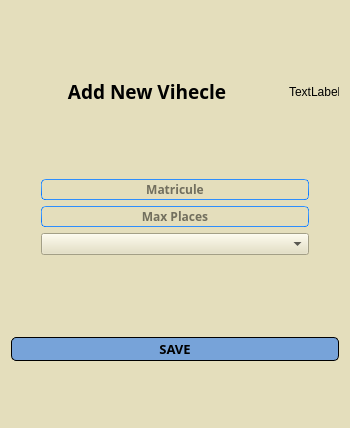
<?xml version="1.0" encoding="UTF-8"?>
<ui version="4.0">
 <class>Form</class>
 <widget class="QWidget" name="Form">
  <property name="geometry">
   <rect>
    <x>0</x>
    <y>0</y>
    <width>350</width>
    <height>428</height>
   </rect>
  </property>
  <property name="windowTitle">
   <string>Form</string>
  </property>
  <property name="styleSheet">
   <string notr="true">

QFrame#comps:hover{
	border-radius: 5px;
background-color: #d85c00;
}
QFrame#emps:hover{
	border-radius: 5px;
background-color: #d85c00;
}

QFrame#planning:hover{
	border-radius: 5px;
background-color: #d85c00;
}

QFrame#vans:hover{
	border-radius: 5px;
background-color: #d85c00;
}


QWidget {
	/*background-color:#ececec;*/
	background-color:#e4debc;
}
QTextEdit {
	border-width: 1px;
	border-style: solid;
	border-color: qlineargradient(spread:pad, x1:0.5, y1:1, x2:0.5, y2:0, stop:0 rgba(0, 113, 255, 255), stop:1 rgba(91, 171, 252, 255));
}
QPlainTextEdit {
	border-width: 1px;
	border-style: solid;
	border-color: qlineargradient(spread:pad, x1:0.5, y1:1, x2:0.5, y2:0, stop:0 rgba(0, 113, 255, 255), stop:1 rgba(91, 171, 252, 255));
}
QToolButton {
	border-style: solid;
	
	color: rgb(0,0,0);
	background-color:#3172c4;
}
QToolButton:hover{
	border-style: solid;
	
	background-color: #d85c00;
}
QToolButton:pressed{
	border-style: solid;
	border-top-color: qlineargradient(spread:pad, x1:0.5, y1:1, x2:0.5, y2:0, stop:0 rgb(215, 215, 215), stop:1 rgb(222, 222, 222));
	border-right-color: qlineargradient(spread:pad, x1:0, y1:0.5, x2:1, y2:0.5, stop:0 rgb(217, 217, 217), stop:1 rgb(227, 227, 227));
	border-left-color: qlineargradient(spread:pad, x1:0, y1:0.5, x2:1, y2:0.5, stop:0 rgb(227, 227, 227), stop:1 rgb(217, 217, 217));
	border-bottom-color: qlineargradient(spread:pad, x1:0.5, y1:1, x2:0.5, y2:0, stop:0 rgb(215, 215, 215), stop:1 rgb(222, 222, 222));
	border-width: 1px;
	border-radius: 5px;
	color: rgb(0,0,0);
	padding: 2px;
	background-color: rgb(142,142,142);
}
QPushButton{
	border-style: solid;
	
	border-width: 1px;
	border-radius: 5px;
	color: rgb(0,0,0);
	padding: 2px;
	background-color: #77a3d9;
}
QPushButton::default{
	border-style: solid;
	border-top-color: qlineargradient(spread:pad, x1:0.5, y1:1, x2:0.5, y2:0, stop:0 rgb(215, 215, 215), stop:1 rgb(222, 222, 222));
	border-right-color: qlineargradient(spread:pad, x1:0, y1:0.5, x2:1, y2:0.5, stop:0 rgb(217, 217, 217), stop:1 rgb(227, 227, 227));
	border-left-color: qlineargradient(spread:pad, x1:0, y1:0.5, x2:1, y2:0.5, stop:0 rgb(227, 227, 227), stop:1 rgb(217, 217, 217));
	border-bottom-color: qlineargradient(spread:pad, x1:0.5, y1:1, x2:0.5, y2:0, stop:0 rgb(215, 215, 215), stop:1 rgb(222, 222, 222));
	border-width: 1px;
	border-radius: 5px;
	color: rgb(0,0,0);
	padding: 2px;
	background-color: rgb(255,255,255);
}
QPushButton:hover{
	border-style: solid;

	background-color: #d85c00;
}
QPushButton:pressed{
	border-style: solid;
	border-top-color: qlineargradient(spread:pad, x1:0.5, y1:1, x2:0.5, y2:0, stop:0 rgb(215, 215, 215), stop:1 rgb(222, 222, 222));
	border-right-color: qlineargradient(spread:pad, x1:0, y1:0.5, x2:1, y2:0.5, stop:0 rgb(217, 217, 217), stop:1 rgb(227, 227, 227));
	border-left-color: qlineargradient(spread:pad, x1:0, y1:0.5, x2:1, y2:0.5, stop:0 rgb(227, 227, 227), stop:1 rgb(217, 217, 217));
	border-bottom-color: qlineargradient(spread:pad, x1:0.5, y1:1, x2:0.5, y2:0, stop:0 rgb(215, 215, 215), stop:1 rgb(222, 222, 222));
	border-width: 1px;
	border-radius: 5px;
	color: rgb(0,0,0);
	padding: 2px;
	background-color: rgb(142,142,142);
}
QPushButton:disabled{
	border-style: solid;
	border-top-color: qlineargradient(spread:pad, x1:0.5, y1:1, x2:0.5, y2:0, stop:0 rgb(215, 215, 215), stop:1 rgb(222, 222, 222));
	border-right-color: qlineargradient(spread:pad, x1:0, y1:0.5, x2:1, y2:0.5, stop:0 rgb(217, 217, 217), stop:1 rgb(227, 227, 227));
	border-left-color: qlineargradient(spread:pad, x1:0, y1:0.5, x2:1, y2:0.5, stop:0 rgb(227, 227, 227), stop:1 rgb(217, 217, 217));
	border-bottom-color: qlineargradient(spread:pad, x1:0.5, y1:1, x2:0.5, y2:0, stop:0 rgb(215, 215, 215), stop:1 rgb(222, 222, 222));
	border-width: 1px;
	border-radius: 5px;
	color: #808086;
	padding: 2px;
	background-color: rgb(142,142,142);
}
QLineEdit {
	border-width: 1px; border-radius: 4px;
	border-style: solid;
	border-color: qlineargradient(spread:pad, x1:0.5, y1:1, x2:0.5, y2:0, stop:0 rgba(0, 113, 255, 255), stop:1 rgba(91, 171, 252, 255));
}
QLabel {
	color: #000000;
}
QLCDNumber {
	color: rgb(0, 113, 255, 255);
}
QProgressBar {
	text-align: center;
	color: rgb(240, 240, 240);
	border-width: 1px; 
	border-radius: 10px;
	border-color: rgb(230, 230, 230);
	border-style: solid;
	background-color:rgb(207,207,207);
}
QProgressBar::chunk {
	background-color: qlineargradient(spread:pad, x1:0.5, y1:1, x2:0.5, y2:0, stop:0 rgba(49, 147, 250, 255), stop:1 rgba(34, 142, 255, 255));
	border-radius: 10px;
}
QMenuBar {
	background-color: qlineargradient(spread:pad, x1:0.5, y1:1, x2:0.5, y2:0, stop:0 rgba(207, 209, 207, 255), stop:1 rgba(230, 229, 230, 255));
}
QMenuBar::item {
	color: #000000;
  	spacing: 3px;
  	padding: 1px 4px;
	background-color: qlineargradient(spread:pad, x1:0.5, y1:1, x2:0.5, y2:0, stop:0 rgba(207, 209, 207, 255), stop:1 rgba(230, 229, 230, 255));
}

QMenuBar::item:selected {
  	background-color: qlineargradient(spread:pad, x1:0.5, y1:1, x2:0.5, y2:0, stop:0 rgba(0, 113, 255, 255), stop:1 rgba(91, 171, 252, 255));
	color: #FFFFFF;
}
QMenu::item:selected {
	border-style: solid;
	border-top-color: transparent;
	border-right-color: transparent;
	border-left-color: qlineargradient(spread:pad, x1:0.5, y1:1, x2:0.5, y2:0, stop:0 rgba(0, 113, 255, 255), stop:1 rgba(91, 171, 252, 255));
	border-bottom-color: transparent;
	border-left-width: 2px;
	color: #000000;
	padding-left:15px;
	padding-top:4px;
	padding-bottom:4px;
	padding-right:7px;
}
QMenu::item {
	border-style: solid;
	border-top-color: transparent;
	border-right-color: transparent;
	border-left-color: transparent;
	border-bottom-color: transparent;
	border-bottom-width: 1px;
	color: #000000;
	padding-left:17px;
	padding-top:4px;
	padding-bottom:4px;
	padding-right:7px;
}
QTabWidget {
	color:rgb(0,0,0);
	background-color:#000000;
}
QTabWidget::pane {
		border-color: rgb(223,223,223);
		background-color:rgb(226,226,226);
		border-style: solid;
		border-width: 2px;
    	border-radius: 6px;
}
QTabBar::tab:first {
	border-style: solid;
	border-left-width:1px;
	border-right-width:0px;
	border-top-width:1px;
	border-bottom-width:1px;
	border-top-color: rgb(209,209,209);
	border-left-color: qlineargradient(spread:pad, x1:0.5, y1:1, x2:0.5, y2:0, stop:0 rgba(209, 209, 209, 209), stop:1 rgba(229, 229, 229, 229));
	border-bottom-color: rgb(229,229,229);
	border-top-left-radius: 4px;
	border-bottom-left-radius: 4px;
	color: #000000;
	padding: 3px;
	margin-left:0px;
	background-color: qlineargradient(spread:pad, x1:0.5, y1:1, x2:0.5, y2:0, stop:0 rgba(247, 247, 247, 255), stop:1 rgba(255, 255, 255, 255));
}
QTabBar::tab:last {
	border-style: solid;
	border-width:1px;
	border-top-color: rgb(209,209,209);
	border-left-color: qlineargradient(spread:pad, x1:0.5, y1:1, x2:0.5, y2:0, stop:0 rgba(209, 209, 209, 209), stop:1 rgba(229, 229, 229, 229));
	border-right-color: qlineargradient(spread:pad, x1:0.5, y1:1, x2:0.5, y2:0, stop:0 rgba(209, 209, 209, 209), stop:1 rgba(229, 229, 229, 229));
	border-bottom-color: rgb(229,229,229);
	border-top-right-radius: 4px;
	border-bottom-right-radius: 4px;
	color: #000000;
	padding: 3px;
	margin-left:0px;
	background-color: qlineargradient(spread:pad, x1:0.5, y1:1, x2:0.5, y2:0, stop:0 rgba(247, 247, 247, 255), stop:1 rgba(255, 255, 255, 255));
}
QTabBar::tab {
	border-style: solid;
	border-top-width:1px;
	border-bottom-width:1px;
	border-left-width:1px;
	border-top-color: rgb(209,209,209);
	border-left-color: qlineargradient(spread:pad, x1:0.5, y1:1, x2:0.5, y2:0, stop:0 rgba(209, 209, 209, 209), stop:1 rgba(229, 229, 229, 229));
	border-bottom-color: rgb(229,229,229);
	color: #000000;
	padding: 3px;
	margin-left:0px;
	background-color: qlineargradient(spread:pad, x1:0.5, y1:1, x2:0.5, y2:0, stop:0 rgba(247, 247, 247, 255), stop:1 rgba(255, 255, 255, 255));
}
QTabBar::tab:selected, QTabBar::tab:last:selected, QTabBar::tab:hover {
  	border-style: solid;
  	border-left-width:1px;
	border-right-color: transparent;
	border-top-color: rgb(209,209,209);
	border-left-color: qlineargradient(spread:pad, x1:0.5, y1:1, x2:0.5, y2:0, stop:0 rgba(209, 209, 209, 209), stop:1 rgba(229, 229, 229, 229));
	border-bottom-color: rgb(229,229,229);
	color: #FFFFFF;
	padding: 3px;
	margin-left:0px;
	background-color: qlineargradient(spread:pad, x1:0.5, y1:1, x2:0.5, y2:0, stop:0 rgba(0, 113, 255, 255), stop:1 rgba(91, 171, 252, 255));
}

QTabBar::tab:selected, QTabBar::tab:first:selected, QTabBar::tab:hover {
  	border-style: solid;
  	border-left-width:1px;
  	border-bottom-width:1px;
  	border-top-width:1px;
	border-right-color: transparent;
	border-top-color: rgb(209,209,209);
	border-left-color: qlineargradient(spread:pad, x1:0.5, y1:1, x2:0.5, y2:0, stop:0 rgba(209, 209, 209, 209), stop:1 rgba(229, 229, 229, 229));
	border-bottom-color: rgb(229,229,229);
	color: #FFFFFF;
	padding: 3px;
	margin-left:0px;
	background-color: qlineargradient(spread:pad, x1:0.5, y1:1, x2:0.5, y2:0, stop:0 rgba(0, 113, 255, 255), stop:1 rgba(91, 171, 252, 255));
}

QCheckBox {
	color: #000000;
	padding: 2px;
}
QCheckBox:disabled {
	color: #808086;
	padding: 2px;
}

QCheckBox:hover {
	border-radius:4px;
	border-style:solid;
	padding-left: 1px;
	padding-right: 1px;
	padding-bottom: 1px;
	padding-top: 1px;
	border-width:1px;
	border-color: transparent;
}
QCheckBox::indicator:checked {

	height: 10px;
	width: 10px;
	border-style:solid;
	border-width: 1px;
	border-color: qlineargradient(spread:pad, x1:0.5, y1:1, x2:0.5, y2:0, stop:0 rgba(0, 113, 255, 255), stop:1 rgba(91, 171, 252, 255));
	color: #000000;
	background-color: qlineargradient(spread:pad, x1:0.5, y1:1, x2:0.5, y2:0, stop:0 rgba(0, 113, 255, 255), stop:1 rgba(91, 171, 252, 255));
}
QCheckBox::indicator:unchecked {

	height: 10px;
	width: 10px;
	border-style:solid;
	border-width: 1px;
	border-color: qlineargradient(spread:pad, x1:0.5, y1:1, x2:0.5, y2:0, stop:0 rgba(0, 113, 255, 255), stop:1 rgba(91, 171, 252, 255));
	color: #000000;
}
QRadioButton {
	color: 000000;
	padding: 1px;
}
QRadioButton::indicator:checked {
	height: 10px;
	width: 10px;
	border-style:solid;
	border-radius:5px;
	border-width: 1px;
	border-color: qlineargradient(spread:pad, x1:0.5, y1:1, x2:0.5, y2:0, stop:0 rgba(0, 113, 255, 255), stop:1 rgba(91, 171, 252, 255));
	color: #a9b7c6;
	background-color: qlineargradient(spread:pad, x1:0.5, y1:1, x2:0.5, y2:0, stop:0 rgba(0, 113, 255, 255), stop:1 rgba(91, 171, 252, 255));
}
QRadioButton::indicator:!checked {
	height: 10px;
	width: 10px;
	border-style:solid;
	border-radius:5px;
	border-width: 1px;
	border-color: qlineargradient(spread:pad, x1:0.5, y1:1, x2:0.5, y2:0, stop:0 rgba(0, 113, 255, 255), stop:1 rgba(91, 171, 252, 255));
	color: #a9b7c6;
	background-color: transparent;
}
QStatusBar {
	color:#027f7f;
}
QSpinBox {
	border-style: solid;
	border-width: 1px;
	border-color: qlineargradient(spread:pad, x1:0.5, y1:1, x2:0.5, y2:0, stop:0 rgba(0, 113, 255, 255), stop:1 rgba(91, 171, 252, 255));
}
QDoubleSpinBox {
	border-style: solid;
	border-width: 1px;
	border-color: qlineargradient(spread:pad, x1:0.5, y1:1, x2:0.5, y2:0, stop:0 rgba(0, 113, 255, 255), stop:1 rgba(91, 171, 252, 255));
}
QTimeEdit {
	border-style: solid;
	border-width: 1px;
	border-color: qlineargradient(spread:pad, x1:0.5, y1:1, x2:0.5, y2:0, stop:0 rgba(0, 113, 255, 255), stop:1 rgba(91, 171, 252, 255));
}
QDateTimeEdit {
	border-style: solid;
	border-width: 1px;
	border-color: qlineargradient(spread:pad, x1:0.5, y1:1, x2:0.5, y2:0, stop:0 rgba(0, 113, 255, 255), stop:1 rgba(91, 171, 252, 255));
}
QDateEdit {
	border-style: solid;
	border-width: 1px;
	border-color: qlineargradient(spread:pad, x1:0.5, y1:1, x2:0.5, y2:0, stop:0 rgba(0, 113, 255, 255), stop:1 rgba(91, 171, 252, 255));
}

QToolBox {
	color: #a9b7c6;
	background-color:#000000;
}
QToolBox::tab {
	color: #a9b7c6;
	background-color:#000000;
}
QToolBox::tab:selected {
	color: #FFFFFF;
	background-color:#000000;
}
QScrollArea {
	color: #FFFFFF;
	background-color:#000000;
}
QSlider::groove:horizontal {
	height: 5px;
	background-color: qlineargradient(spread:pad, x1:0.5, y1:1, x2:0.5, y2:0, stop:0 rgba(49, 147, 250, 255), stop:1 rgba(34, 142, 255, 255));
}
QSlider::groove:vertical {
	width: 5px;
	background-color: qlineargradient(spread:pad, x1:0.5, y1:1, x2:0.5, y2:0, stop:0 rgba(49, 147, 250, 255), stop:1 rgba(34, 142, 255, 255));
}
QSlider::handle:horizontal {
	background: rgb(253,253,253);
	border-style: solid;
	border-width: 1px;
	border-color: rgb(207,207,207);
	width: 12px;
	margin: -5px 0;
	border-radius: 7px;
}
QSlider::handle:vertical {
	background: rgb(253,253,253);
	border-style: solid;
	border-width: 1px;
	border-color: rgb(207,207,207);
	height: 12px;
	margin: 0 -5px;
	border-radius: 7px;
}
QSlider::add-page:horizontal {
    background: rgb(181,181,181);
}
QSlider::add-page:vertical {
    background: rgb(181,181,181);
}
QSlider::sub-page:horizontal {
    background-color: qlineargradient(spread:pad, x1:0.5, y1:1, x2:0.5, y2:0, stop:0 rgba(49, 147, 250, 255), stop:1 rgba(34, 142, 255, 255));
}
QSlider::sub-page:vertical {
    background-color: qlineargradient(spread:pad, y1:0.5, x1:1, y2:0.5, x2:0, stop:0 rgba(49, 147, 250, 255), stop:1 rgba(34, 142, 255, 255));
}
QScrollBar:horizontal {
	max-height: 20px;
	border: 1px transparent grey;
	margin: 0px 20px 0px 20px;
}
QScrollBar:vertical {
	max-width: 20px;
	border: 1px transparent grey;
	margin: 20px 0px 20px 0px;
}
QScrollBar::handle:horizontal {
	background: rgb(253,253,253);
	border-style: solid;
	border-width: 1px;
	border-color: rgb(207,207,207);
	border-radius: 7px;
	min-width: 25px;
}
QScrollBar::handle:horizontal:hover {
	background: rgb(253,253,253);
	border-style: solid;
	border-width: 1px;
	border-color: rgb(147, 200, 200);
	border-radius: 7px;
	min-width: 25px;
}
QScrollBar::handle:vertical {
	background: rgb(253,253,253);
	border-style: solid;
	border-width: 1px;
	border-color: rgb(207,207,207);
	border-radius: 7px;
	min-height: 25px;
}
QScrollBar::handle:vertical:hover {
	background: rgb(253,253,253);
	border-style: solid;
	border-width: 1px;
	border-color: rgb(147, 200, 200);
	border-radius: 7px;
	min-height: 25px;
}
QScrollBar::add-line:horizontal {
   border: 2px transparent grey;
   border-top-right-radius: 7px;
   border-bottom-right-radius: 7px;
   background: rgba(34, 142, 255, 255);
   width: 20px;
   subcontrol-position: right;
   subcontrol-origin: margin;
}
QScrollBar::add-line:horizontal:pressed {
   border: 2px transparent grey;
   border-top-right-radius: 7px;
   border-bottom-right-radius: 7px;
   background: rgb(181,181,181);
   width: 20px;
   subcontrol-position: right;
   subcontrol-origin: margin;
}
QScrollBar::add-line:vertical {
   border: 2px transparent grey;
   border-bottom-left-radius: 7px;
   border-bottom-right-radius: 7px;
   background: rgba(34, 142, 255, 255);
   height: 20px;
   subcontrol-position: bottom;
   subcontrol-origin: margin;
}
QScrollBar::add-line:vertical:pressed {
   border: 2px transparent grey;
   border-bottom-left-radius: 7px;
   border-bottom-right-radius: 7px;
   background: rgb(181,181,181);
   height: 20px;
   subcontrol-position: bottom;
   subcontrol-origin: margin;
}
QScrollBar::sub-line:horizontal {
   border: 2px transparent grey;
   border-top-left-radius: 7px;
   border-bottom-left-radius: 7px;
   background: rgba(34, 142, 255, 255);
   width: 20px;
   subcontrol-position: left;
   subcontrol-origin: margin;
}
QScrollBar::sub-line:horizontal:pressed {
   border: 2px transparent grey;
   border-top-left-radius: 7px;
   border-bottom-left-radius: 7px;
   background: rgb(181,181,181);
   width: 20px;
   subcontrol-position: left;
   subcontrol-origin: margin;
}
QScrollBar::sub-line:vertical {
   border: 2px transparent grey;
   border-top-left-radius: 7px;
   border-top-right-radius: 7px;
   background: rgba(34, 142, 255, 255);
   height: 20px;
   subcontrol-position: top;
   subcontrol-origin: margin;
}
QScrollBar::sub-line:vertical:pressed {
   border: 2px transparent grey;
   border-top-left-radius: 7px;
   border-top-right-radius: 7px;
   background: rgb(181,181,181);
   height: 20px;
   subcontrol-position: top;
   subcontrol-origin: margin;
}
QScrollBar::left-arrow:horizontal {
   border: 1px transparent grey;
   border-top-left-radius: 3px;
   border-bottom-left-radius: 3px;
   width: 6px;
   height: 6px;
   background: white;
}
QScrollBar::right-arrow:horizontal {
   border: 1px transparent grey;
   border-top-right-radius: 3px;
   border-bottom-right-radius: 3px;
   width: 6px;
   height: 6px;
   background: white;
}
QScrollBar::up-arrow:vertical {
   border: 1px transparent grey;
   border-top-left-radius: 3px;
   border-top-right-radius: 3px;
   width: 6px;
   height: 6px;
   background: white;
}
QScrollBar::down-arrow:vertical {
   border: 1px transparent grey;
   border-bottom-left-radius: 3px;
   border-bottom-right-radius: 3px;
   width: 6px;
   height: 6px;
   background: white;
}
QScrollBar::add-page:horizontal, QScrollBar::sub-page:horizontal {
   background: none;
}
QScrollBar::add-page:vertical, QScrollBar::sub-page:vertical {
   background: none;
}</string>
  </property>
  <layout class="QVBoxLayout" name="verticalLayout_2">
   <item>
    <layout class="QHBoxLayout" name="horizontalLayout_2">
     <item>
      <widget class="QLabel" name="label">
       <property name="minimumSize">
        <size>
         <width>0</width>
         <height>45</height>
        </size>
       </property>
       <property name="maximumSize">
        <size>
         <width>16777215</width>
         <height>45</height>
        </size>
       </property>
       <property name="font">
        <font>
         <family>Segoe Print</family>
         <pointsize>14</pointsize>
         <weight>75</weight>
         <bold>true</bold>
        </font>
       </property>
       <property name="text">
        <string>Add New Vihecle</string>
       </property>
       <property name="alignment">
        <set>Qt::AlignCenter</set>
       </property>
      </widget>
     </item>
     <item>
      <widget class="QLabel" name="back_icon">
       <property name="minimumSize">
        <size>
         <width>50</width>
         <height>50</height>
        </size>
       </property>
       <property name="maximumSize">
        <size>
         <width>50</width>
         <height>50</height>
        </size>
       </property>
       <property name="cursor">
        <cursorShape>PointingHandCursor</cursorShape>
       </property>
       <property name="styleSheet">
        <string notr="true">QLabel#back_icon:hover {
	
	border-color: rgb(23, 155, 255);
}</string>
       </property>
       <property name="text">
        <string>TextLabel</string>
       </property>
       <property name="alignment">
        <set>Qt::AlignLeading|Qt::AlignLeft|Qt::AlignVCenter</set>
       </property>
      </widget>
     </item>
    </layout>
   </item>
   <item>
    <layout class="QVBoxLayout" name="verticalLayout">
     <property name="leftMargin">
      <number>30</number>
     </property>
     <property name="rightMargin">
      <number>30</number>
     </property>
     <item>
      <widget class="QLineEdit" name="matr">
       <property name="font">
        <font>
         <family>Segoe Print</family>
         <weight>75</weight>
         <bold>true</bold>
        </font>
       </property>
       <property name="alignment">
        <set>Qt::AlignCenter</set>
       </property>
       <property name="placeholderText">
        <string>Matricule</string>
       </property>
      </widget>
     </item>
     <item>
      <widget class="QLineEdit" name="max_places">
       <property name="font">
        <font>
         <family>Segoe Print</family>
         <weight>75</weight>
         <bold>true</bold>
        </font>
       </property>
       <property name="alignment">
        <set>Qt::AlignCenter</set>
       </property>
       <property name="placeholderText">
        <string>Max Places</string>
       </property>
      </widget>
     </item>
     <item>
      <widget class="QComboBox" name="drivers"/>
     </item>
    </layout>
   </item>
   <item>
    <layout class="QHBoxLayout" name="horizontalLayout">
     <property name="topMargin">
      <number>20</number>
     </property>
     <item>
      <widget class="QPushButton" name="save_btn">
       <property name="font">
        <font>
         <family>Segoe Print</family>
         <pointsize>10</pointsize>
         <weight>75</weight>
         <bold>true</bold>
        </font>
       </property>
       <property name="text">
        <string>SAVE</string>
       </property>
      </widget>
     </item>
    </layout>
   </item>
  </layout>
 </widget>
 <resources/>
 <connections/>
</ui>
